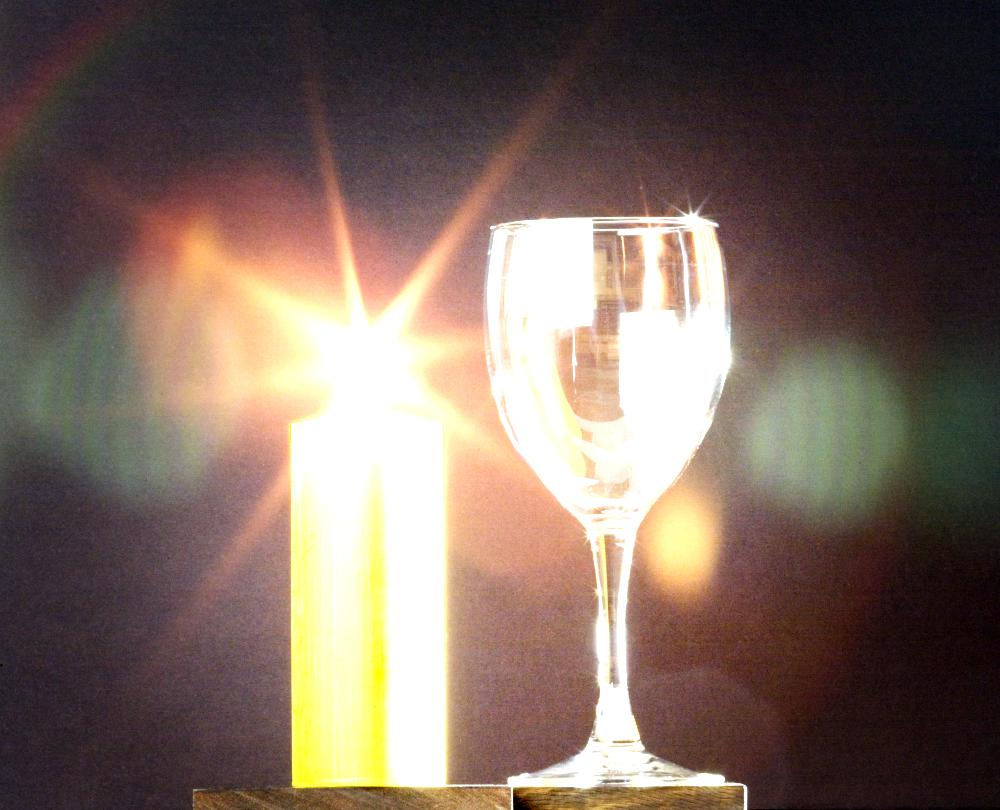
#> input picture data/CandleGlass.jpg, 1000 x 810 px
$ python -i fusion.py   (imports and definitions only)
#> lines starting #> are read from the running program, lines starting #| are printed output that depends on the picture
import cv2
import numpy as np
import argparse
import sys
# import hdrpy
import math
from cv2.ximgproc import guidedFilter
# from core.filter import GuidedFilter
from gf import guided_filter

class MertensFusion:
    def __init__(self):
        pass

    def fuse(self, images):
        merge_mertens = cv2.createMergeMertens()
        return merge_mertens.process(images)

class NejatiFusion:
    def __init__(self):
        self.r = 12
        self.eps = 0.25
        self.sigma_D = 0.12
        self.sigma_l = 0.5
        self.sigma_g = 0.2
        self.alpha = 1.1

    def fuse(self, images):
        baselayer_list = []
        detaillayer_list = []
        base_weight_list = []
        detail_weight_list = []

        for i, img in enumerate(self.img_list):
            img = img / 255
            img = img.astype(np.float32)

            [base, detail] = self.decompose(img)
            baselayer_list.append(base)
            detaillayer_list.append(detail)

            base_weight = self.weight_base(img, base)
            base_weight_list.append(base_weight)

            detail_weight = self.weight_detail(lum)
            detail_weight_list.append(detail_weight)

        fused_base = self.fuse_base(baselayer_list, base_weight_list)
        fused_detail = self.fuse_detail(detaillayer_list, detail_weight_list)

        return self.compose(fused_base, fused_detail)

    # decompose an image into a base layer and a detail layer
    # [50 lines left out: functions decompose, compose, weight_base, weight_detail, fuse_base, fuse_detail and 1 more, not called in this run]

>>> import cv2
>>> picture = cv2.imread('../../data/CandleGlass.jpg', cv2.IMREAD_GRAYSCALE)
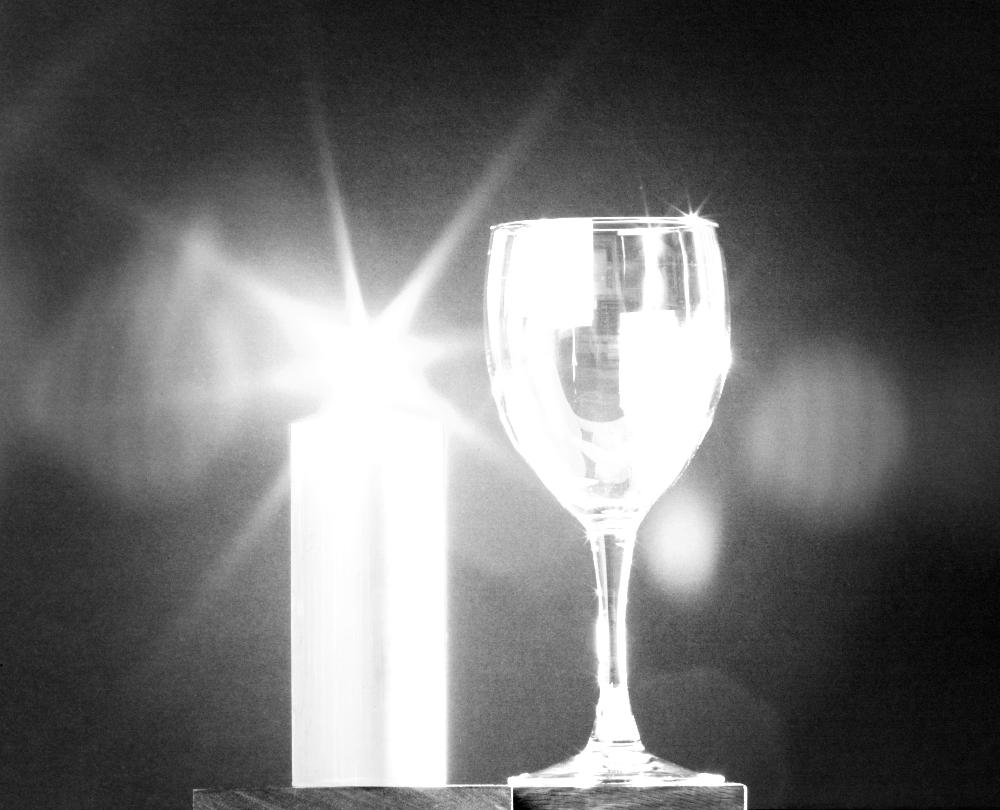
#> picture: shape (810, 1000); min 0, max 255, mean 109.6
#> (the run stopped early here; a loop or call above may not have finished)

$ run again, on data/test_img.jpg
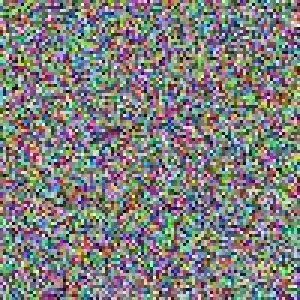
#> input picture data/test_img.jpg, 100 x 100 px (shown 3 times larger)
#> `picture = cv2.imread('../../data/CandleGlass.jpg', cv2.IMREAD_GRAYSCALE)`:
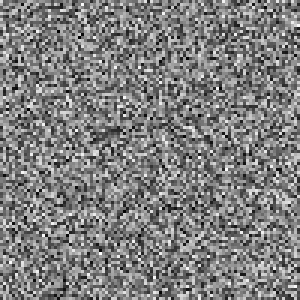
#> picture: shape (100, 100) (shown 3 times larger); min 0, max 255, mean 126.9
